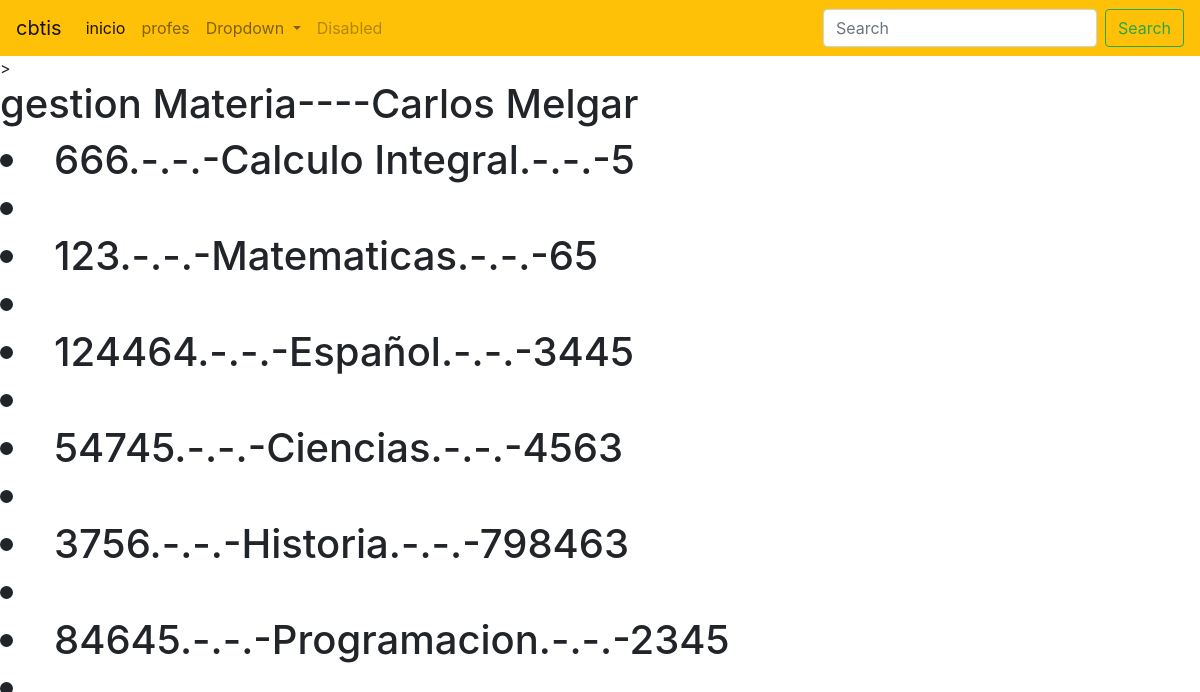
The page / on the database its author committed.
### materia_app/models.py (models this page shows, shortened)
class Materia(models.Model):
    codigo=models.CharField(primary_key=True,max_length=6)
    nombre=models.CharField(max_length=100)
    creditos=models.PositiveSmallIntegerField()

### materia_app/views.py (the view)
# urls.py: path("",views.inicio_vista,name="views.inicio_vista")
def inicio_vista(request):
    listadoMateria=Materia.objects.all()
    return render(request,"gestionarMateria.html",{"lasmaterias":listadoMateria})

### materia_app/templates/gestionarMateria.html (shortened to what this page needs)
{% extends "base.html" %}
{% block cuerpo %}
    <h1>gestion Materia----Carlos Melgar<h1>
    {% for m in lasmaterias %}
    <li>{{m.codigo}}.-.-.-{{m.nombre}}.-.-.-{{m.creditos}}<li>
    {% endfor %}
{% endblock %}

### materia_app/templates/base.html (shortened to what this page needs)
<!DOCTYPE html>
<html lang="en">
<head>
    <link rel="stylesheet" href="https://cdn.jsdelivr.net/npm/bootstrap@4.3.1/dist/css/bootstrap.min.css">
</head>
<body>
<nav class="navbar navbar-expand-lg navbar-light bg-warning">
    <a class="navbar-brand" href="#">cbtis</a>
    <div class="collapse navbar-collapse" id="navbarSupportedContent">
        <ul class="navbar-nav mr-auto">
        <li class="nav-item active">
            <a class="nav-link" href="#">inicio <span class="sr-only">(current)</span></a>
        </li>
        <li class="nav-item">
            <a class="nav-link" href="#">profes</a>
        </li>
        <li class="nav-item dropdown">
            <a class="nav-link dropdown-toggle" href="#" id="navbarDropdown" role="button" data-toggle="dropdown" aria-haspopup="true" aria-expanded="false">
            Dropdown
            </a>
        </li>
        <li class="nav-item">
            <a class="nav-link disabled" href="#" tabindex="-1" aria-disabled="true">Disabled</a>
        </li>
        </ul>
        <form class="form-inline my-2 my-lg-0">
        <input class="form-control mr-sm-2" type="search" placeholder="Search" aria-label="Search">
        <button class="btn btn-outline-success my-2 my-sm-0" type="submit">Search</button>
        </form>
    </div>
    </nav>>
        {%block cuerpo%}{% endblock %}
</body>
</html>

### rows shown on the page
Materia: codigo "666", nombre "Calculo Integral", creditos "5"
Materia: codigo "123", nombre "Matematicas", creditos "65"
Materia: codigo "124464", nombre "Español", creditos "3445"
Materia: codigo "54745", nombre "Ciencias", creditos "4563"
Materia: codigo "3756", nombre "Historia", creditos "798463"
Materia: codigo "84645", nombre "Programacion", creditos "2345"
